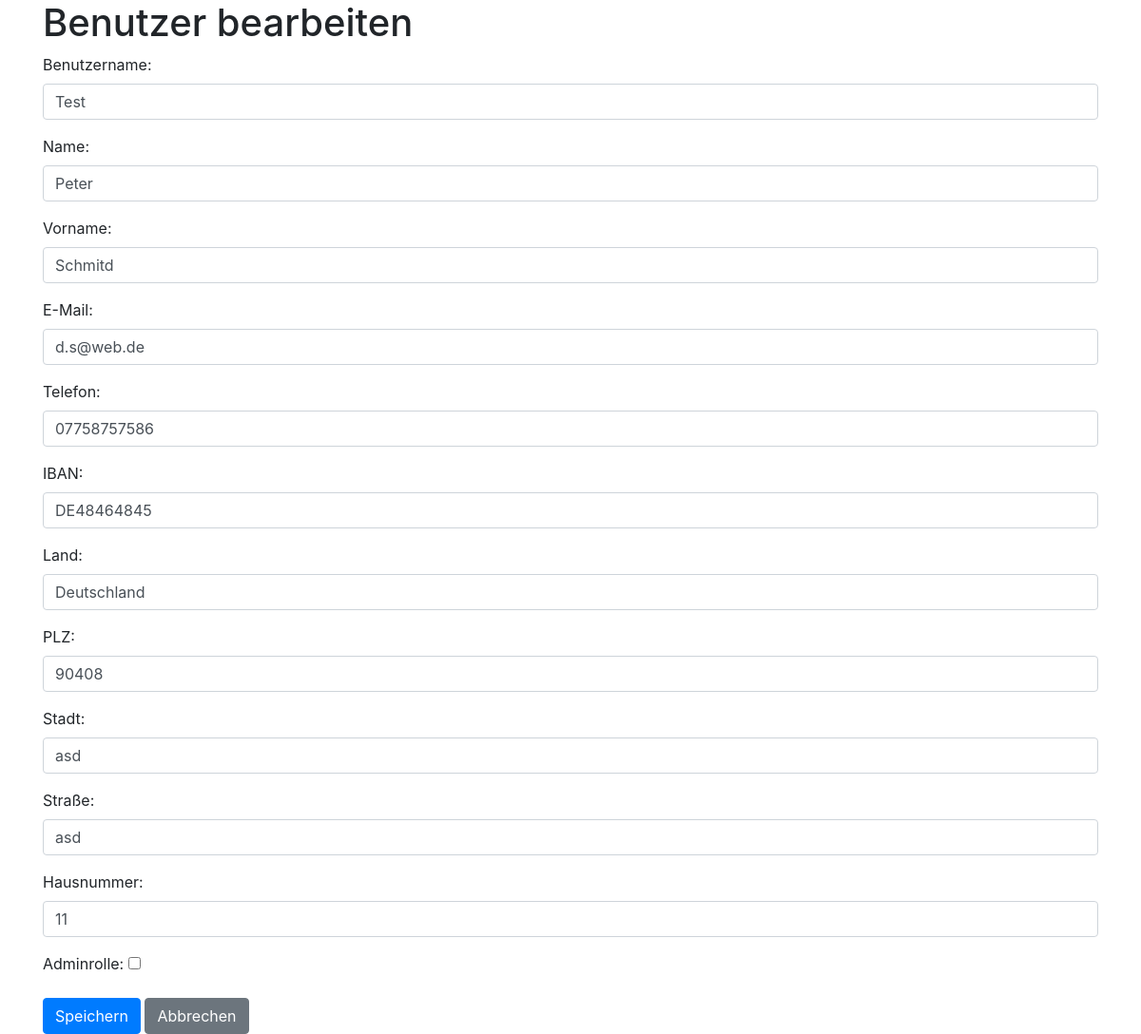
The page /admin/edit_user/2 (signed in) on the database as committed earlier.
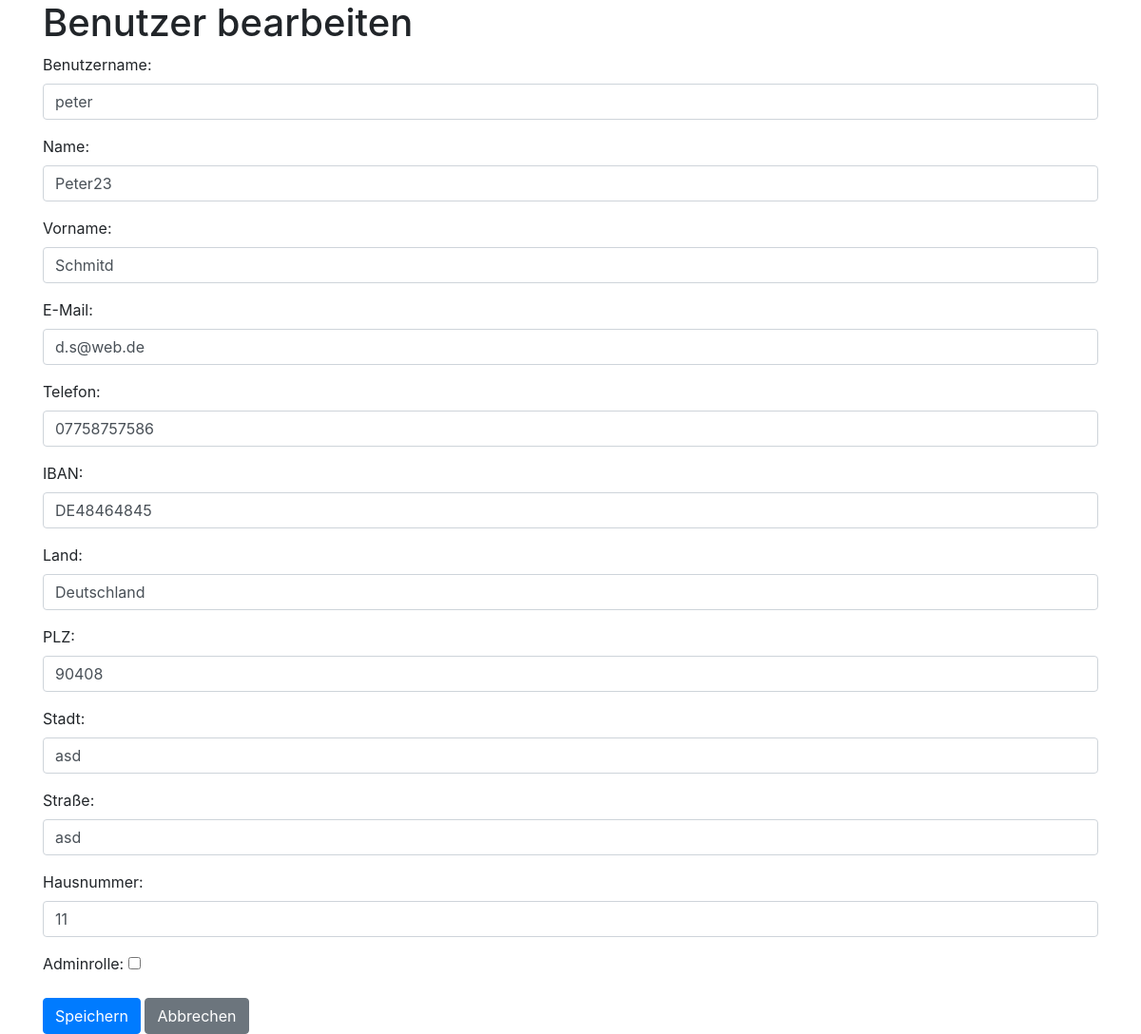
The same page on the database as committed later.
### tables this page shows
CREATE TABLE User (
            ID INTEGER
            , username TEXT
            , password TEXT
            , adminrole INTEGER
            , PersonID INTEGER
            , PRIMARY KEY(ID));

CREATE TABLE Person (
            ID INTEGER
            , name TEXT
            , firstname TEXT
            , email TEXT
            , phone TEXT
            , iban TEXT
            , AddressID INTEGER
            , PRIMARY KEY(ID));

CREATE TABLE Address (
            ID INTEGER
            , country TEXT
            , zip TEXT
            , city TEXT
            , street TEXT
            , snumber TEXT
            , PRIMARY KEY(ID));

### app/controllers/admin_controller.py (the view, shortened to what this page needs)
@admin_bp.route('/edit_user/<int:user_id>', methods=['GET', 'POST'])
def edit_user(user_id):
    if not session.get('is_admin'):
        return redirect(url_for('user.login'))
    user = get_user_by_id(user_id)
    return render_template('admin_edit_user.html', user=user)

### app/views/templates/admin_edit_user.html (shortened to what this page needs)
<!DOCTYPE html>
<html lang="de">
<head>
    <link rel="stylesheet" href="https://stackpath.bootstrapcdn.com/bootstrap/4.5.2/css/bootstrap.min.css">
</head>
<body>
    <div class="container">
        <h1>Benutzer bearbeiten</h1>
        <form method="POST" action="{{ url_for('admin.update_user', user_id=user.id) }}">
            <div class="form-group">
                <label for="username">Benutzername:</label>
                <input type="text" class="form-control" id="username" name="username" value="{{ user.username }}" required>
            </div>
            <div class="form-group">
                <label for="name">Name:</label>
                <input type="text" class="form-control" id="name" name="name" value="{{ user.person.name }}" required>
            </div>
            <div class="form-group">
                <label for="firstname">Vorname:</label>
                <input type="text" class="form-control" id="firstname" name="firstname" value="{{ user.person.firstname }}" required>
            </div>
            <div class="form-group">
                <label for="email">E-Mail:</label>
                <input type="email" class="form-control" id="email" name="email" value="{{ user.person.email }}" required>
            </div>
            <div class="form-group">
                <label for="phone">Telefon:</label>
                <input type="text" class="form-control" id="phone" name="phone" value="{{ user.person.phone }}" required>
            </div>
            <div class="form-group">
                <label for="iban">IBAN:</label>
                <input type="text" class="form-control" id="iban" name="iban" value="{{ user.person.iban }}" required>
            </div>
            <div class="form-group">
                <label for="country">Land:</label>
                <input type="text" class="form-control" id="country" name="country" value="{{ user.person.address.country }}" required>
            </div>
            <div class="form-group">
                <label for="zip">PLZ:</label>
                <input type="text" class="form-control" id="zip" name="zip" value="{{ user.person.address.zip }}" required>
            </div>
            <div class="form-group">
                <label for="city">Stadt:</label>
                <input type="text" class="form-control" id="city" name="city" value="{{ user.person.address.city }}" required>
            </div>
            <div class="form-group">
                <label for="street">Straße:</label>
                <input type="text" class="form-control" id="street" name="street" value="{{ user.person.address.street }}" required>
            </div>
            <div class="form-group">
                <label for="snumber">Hausnummer:</label>
                <input type="text" class="form-control" id="snumber" name="snumber" value="{{ user.person.address.snumber }}" required>
            </div>
            <div class="form-group">
                <label for="is_admin">Adminrolle:</label>
                <input type="checkbox" id="is_admin" name="is_admin" {% if user.adminrole %}checked{% endif %}>
            </div>
            <button type="submit" class="btn btn-primary">Speichern</button>
            <a href="{{ url_for('admin.admin_dashboard') }}" class="btn btn-secondary">Abbrechen</a>
        </form>
    </div>
</body>
</html>

Rows that differ between the two databases and show on the page:
changed User: username "Test" → "peter"
changed Person "Schmitd": name "Peter" → "Peter23"
